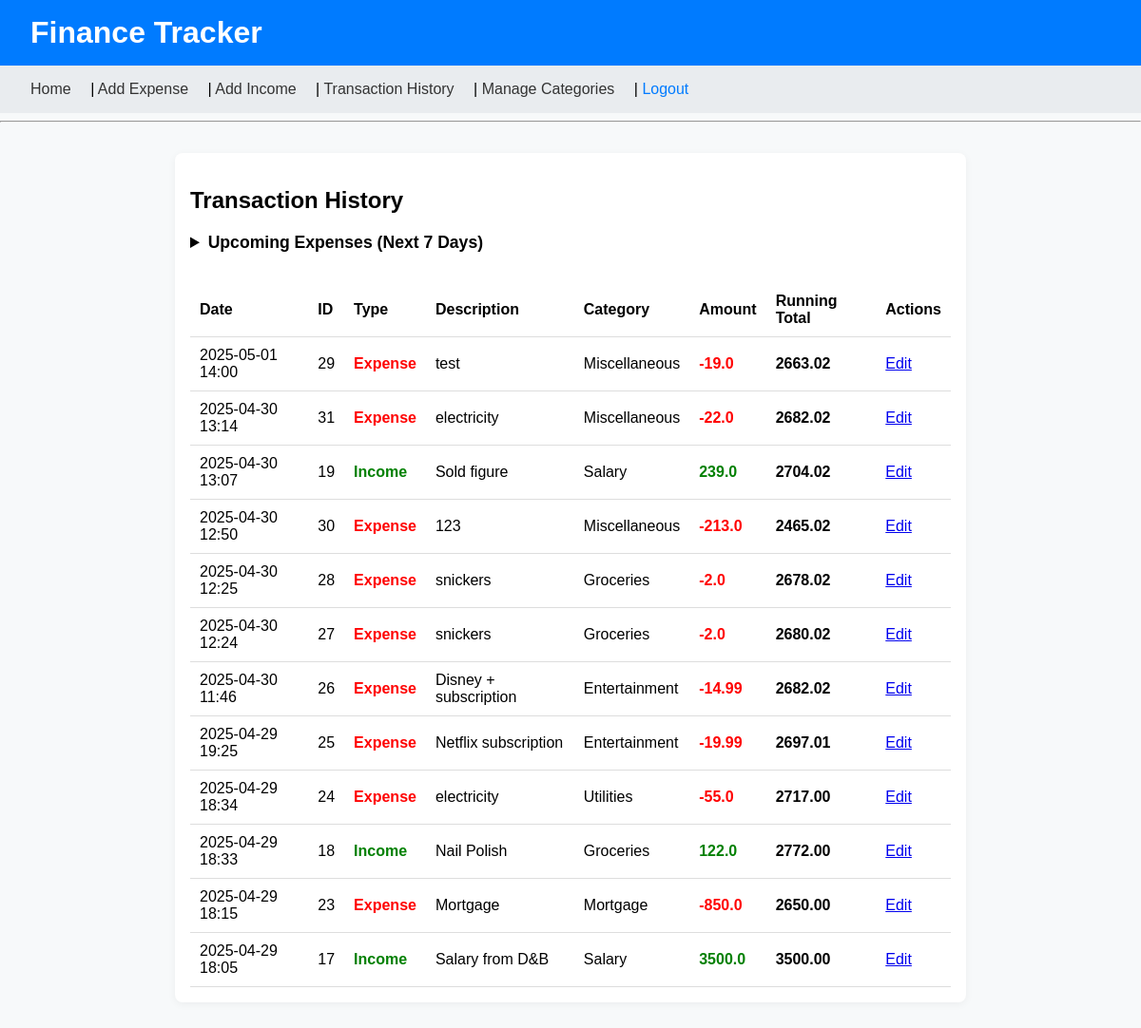
/transactions/ (signed in), run on the app's committed database.
### finance/models.py (models this page shows, shortened)
class Expense(models.Model):
    user = models.ForeignKey(User, on_delete=models.CASCADE)
    date = models.DateTimeField()
    amount = models.FloatField()
    description = models.CharField(max_length=25)
    category = models.ForeignKey(Category, on_delete=models.CASCADE)
    recurring = models.BooleanField(default=False)
    frequency = models.CharField(
        max_length=20,
        choices=FREQUENCY_CHOICES,
        default='monthly',
    )

class Category(models.Model):
    name = models.CharField(max_length=100)
    type = models.CharField(max_length=20)  # income or expense
    is_predefined = models.BooleanField(default=False)
    is_default = models.BooleanField(default=False)

class Income(models.Model):
    user = models.ForeignKey(User, on_delete=models.CASCADE)
    date = models.DateTimeField()
    amount = models.FloatField()
    description = models.CharField(max_length=25)
    category = models.ForeignKey(Category, on_delete=models.CASCADE)
    recurring = models.BooleanField(default=False)
    frequency = models.CharField(
        max_length=20,
        choices=FREQUENCY_CHOICES,
        default='monthly',
    )

### finance/views.py (the view, shortened to what this page needs)
# urls.py: path('transactions/', views.transaction_history, name='transaction_history'),
@login_required()
def transaction_history(request):
    transactions = []
    today = date.today()
    expenses = Expense.objects.filter(user=request.user, date__date__lte=today)
    incomes = Income.objects.filter(user=request.user, date__date__lte=today)
    for income in incomes:
        transactions.append({
            "id": income.id,
            "date": income.date,
            "type": "Income",
            "amount": income.amount,
            "description": income.description,
            "category": income.category.name,
            "running_total": 0
        })
    for expense in expenses:
        transactions.append({
            "id": expense.id,
            "date": expense.date,
            "type": "Expense",
            "amount": -abs(expense.amount),
            "description": expense.description,
            "category": expense.category.name,
            "running_total": 0
        })
    upcoming_expenses = []
    future_recurring = Expense.objects.filter(user=request.user, recurring=True)
    for expense in future_recurring:
        next_due = get_next_due_date(expense.date, expense.frequency)
    transactions.sort(key=lambda tx: (tx["date"], tx["id"]))
    total = 0.0
    for tx in transactions:
        total += tx["amount"]
        tx["running_total"] = total
    transactions.sort(key=lambda tx: (tx["date"], tx["id"]), reverse=True)
    return render(request, 'finance/transaction_history.html', {
        'transactions': transactions,
        'upcoming_expenses': upcoming_expenses,
    })

### finance/templates/finance/transaction_history.html (shortened to what this page needs)
{% extends "finance/base.html" %}
{% block content %}
<h2>Transaction History</h2>
<details style="margin-bottom: 1.5rem;">
  <summary style="font-weight: bold; font-size: 1.1rem;">
    Upcoming Expenses (Next 7 Days)
  </summary>
</details>
<table>
    <thead>
        <tr>
            <th>Date</th>
            <th>ID</th>
            <th>Type</th>
            <th>Description</th>
            <th>Category</th>
            <th>Amount</th>
            <th>Running Total</th>
            <th>Actions</th>
        </tr>
    </thead>
    <tbody>
        {% for tx in transactions %}
        <tr>
            <td>{{ tx.date|date:"Y-m-d H:i" }}</td>
            <td>{{ tx.id }}</td>
            <td class="{{ tx.type|lower }}">{{ tx.type }}</td>
            <td>{{ tx.description }}</td>
            <td>{{ tx.category }}</td>
            <td class="{{ tx.type|lower }}">{{ tx.amount }}</td>
            <td class="total-cell">{{ tx.running_total|floatformat:2 }}</td>
            <td>
                {% if tx.type == "Income" %}
                    <a href="{% url 'edit_income' tx.id %}">Edit</a>
                {% elif tx.type == "Expense" %}
                    <a href="{% url 'edit_expense' tx.id %}">Edit</a>
                {% endif %}
            </td>
        </tr>
        {% empty %}
        <tr>
            <td colspan="7" style="text-align:center;">No transactions found.</td>
        </tr>
        {% endfor %}
    </tbody>
</table>
{% endblock %}

### finance/templates/finance/base.html (style rules this page uses)
body { font-family: Arial, sans-serif; background-color: #f7f9fa; margin: 0; padding: 0; }
table { width: 100%; border-collapse: collapse; margin-top: 2rem; }
th, td { padding: 10px; text-align: left; border-bottom: 1px solid #ddd; }
.income { color: green; font-weight: bold; }
.expense { color: red; font-weight: bold; }
.total-cell { font-weight: bold; }

### data on the page
Expense: date "2025-05-01 14:00", description "test"
Category: category "Miscellaneous" "Miscellaneous" "Miscellaneous"
Expense: date "2025-04-30 13:14", description "electricity"
Income: date "2025-04-30 13:07", description "Sold figure", amount "239.0"
Category: category "Salary" "Salary"
Expense: date "2025-04-30 12:50", description "123"
Expense: date "2025-04-30 12:25", description "snickers"
Category: category "Groceries" "Groceries" "Groceries"
Expense: date "2025-04-30 12:24", description "snickers"
Expense: date "2025-04-30 11:46", description "Disney + subscription"
Category: category "Entertainment" "Entertainment"
Expense: date "2025-04-29 19:25", description "Netflix subscription"
Expense: date "2025-04-29 18:34", description "electricity"
Category: category "Utilities"
Income: date "2025-04-29 18:33", description "Nail Polish", amount "122.0"
Expense: date "2025-04-29 18:15", description "Mortgage"
Category: category "Mortgage"
Income: date "2025-04-29 18:05", description "Salary from D&B", amount "3500.0"

### other printed values
{{ tx.id }} "29" "31" "19" "30" "28" "27" "26" "25" "24" "18" "23" "17"
{{ tx.type }} "Expense" "Expense" "Income" "Expense" "Expense" "Expense" "Expense" "Expense" "Expense" "Income" "Expense" "Income"
{{ tx.amount }} "-19.0" "-22.0" "-213.0" "-2.0" "-2.0" "-14.99" "-19.99" "-55.0" "-850.0"
{{ tx.running_total|floatformat:2 }} "2663.02" "2682.02" "2704.02" "2465.02" "2678.02" "2680.02" "2682.02" "2697.01" "2717.00" "2772.00" "2650.00" "3500.00"
